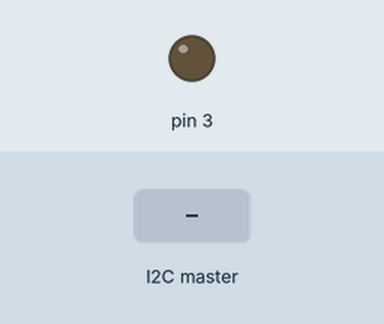
Simulated run of this sketch. Board: Arduino Uno, built with avr-gcc and run on an emulated ATmega328P. Parts: output pins drawn as LEDs (lit = HIGH). The test bench sets the inputs (shaded band).

Above: at 1.2 s.
1.3 s: the I2C master sends "o"
At 1.7 s:
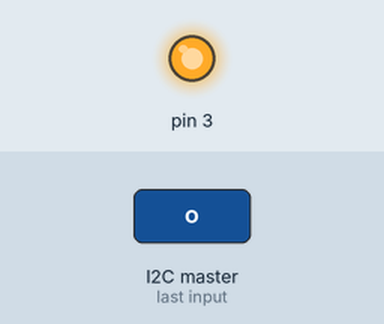
Timing chart, 0 to 4.3 s (numbered marks = the images above; inputs shaded):
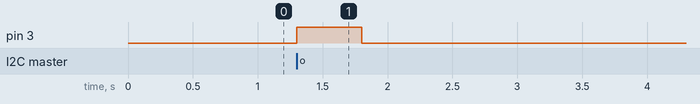

The sketch:

slave.ino
```cpp
#include <Wire.h>

// 자신의 슬레이브 주소를 설정해 줍니다.(슬레이브 주소에 맞게 수정해야 합니다.)
#define SLAVE 4

// 카운터
byte count = 0;
char temp;

void setup() {
	// Wire 라이브러리 초기화
	// 슬레이브로 참여하기 위해서는 주소를 지정해야 한다.
	Wire.begin(SLAVE);
	Wire.onReceive(receiveFromMaster);
	// 마스터의 데이터 전송 요구가 있을 때 처리할 함수 등록
	Wire.onRequest(sendToMaster);
	pinMode(3, OUTPUT);
	Serial.begin(9600);
}

void loop () {
	// 요청이 들어오면 13번 LED를 0.5초간 켜줍니다.
	if (temp == 'o') {
		play();
	}
}

void receiveFromMaster(int bytes) {
	char ch[2];
	for (int i = 0 ; i < bytes ; i++) {
		// 수신 버퍼 읽기
		ch[i] = Wire.read();
	}
	temp = ch[0];
}

void play() {
	digitalWrite(3, HIGH);
	delay(500);
	digitalWrite(3, LOW);
	temp = 0;
}

void sendToMaster() {
	// 자신의 슬레이브 주소를 담은 메세지를 마스터에게 보냅니다. 슬레이브 주소에 맞게 수정해야 합니다.
	Wire.write("4th Arduino ");
}
```

Measured:
- after the input at 1.3 s, pin 3: LOW → HIGH at once, → LOW 0.50 s later
